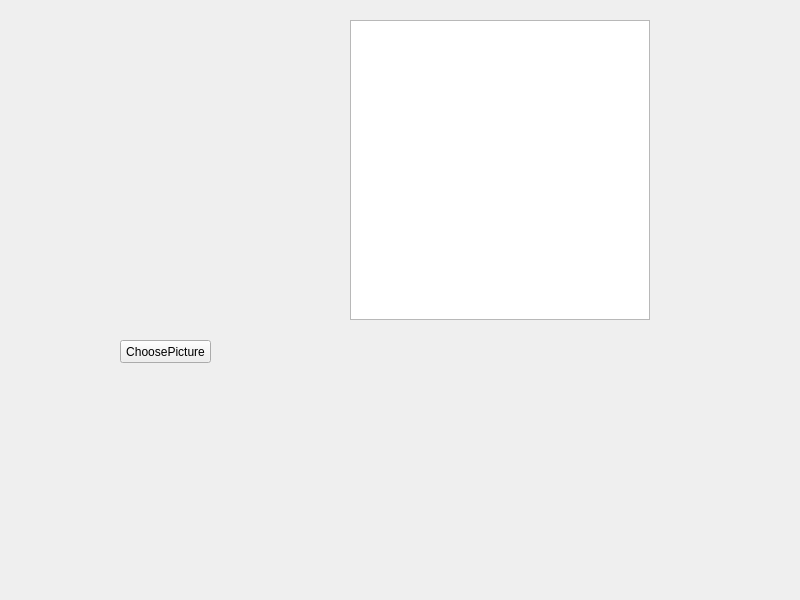
<?xml version="1.0" encoding="UTF-8"?>
<ui version="4.0">
 <class>MainWindow</class>
 <widget class="QMainWindow" name="MainWindow">
  <property name="geometry">
   <rect>
    <x>0</x>
    <y>0</y>
    <width>800</width>
    <height>600</height>
   </rect>
  </property>
  <property name="windowTitle">
   <string>MainWindow</string>
  </property>
  <widget class="QWidget" name="centralwidget">
   <widget class="QLabel" name="label">
    <property name="geometry">
     <rect>
      <x>30</x>
      <y>20</y>
      <width>300</width>
      <height>300</height>
     </rect>
    </property>
    <property name="text">
     <string/>
    </property>
   </widget>
   <widget class="QTextBrowser" name="textBrowser">
    <property name="geometry">
     <rect>
      <x>350</x>
      <y>20</y>
      <width>300</width>
      <height>300</height>
     </rect>
    </property>
   </widget>
   <widget class="QPushButton" name="ChoosePicture">
    <property name="geometry">
     <rect>
      <x>120</x>
      <y>340</y>
      <width>91</width>
      <height>23</height>
     </rect>
    </property>
    <property name="text">
     <string>ChoosePicture</string>
    </property>
   </widget>
  </widget>
 </widget>
 <resources/>
 <connections/>
</ui>
